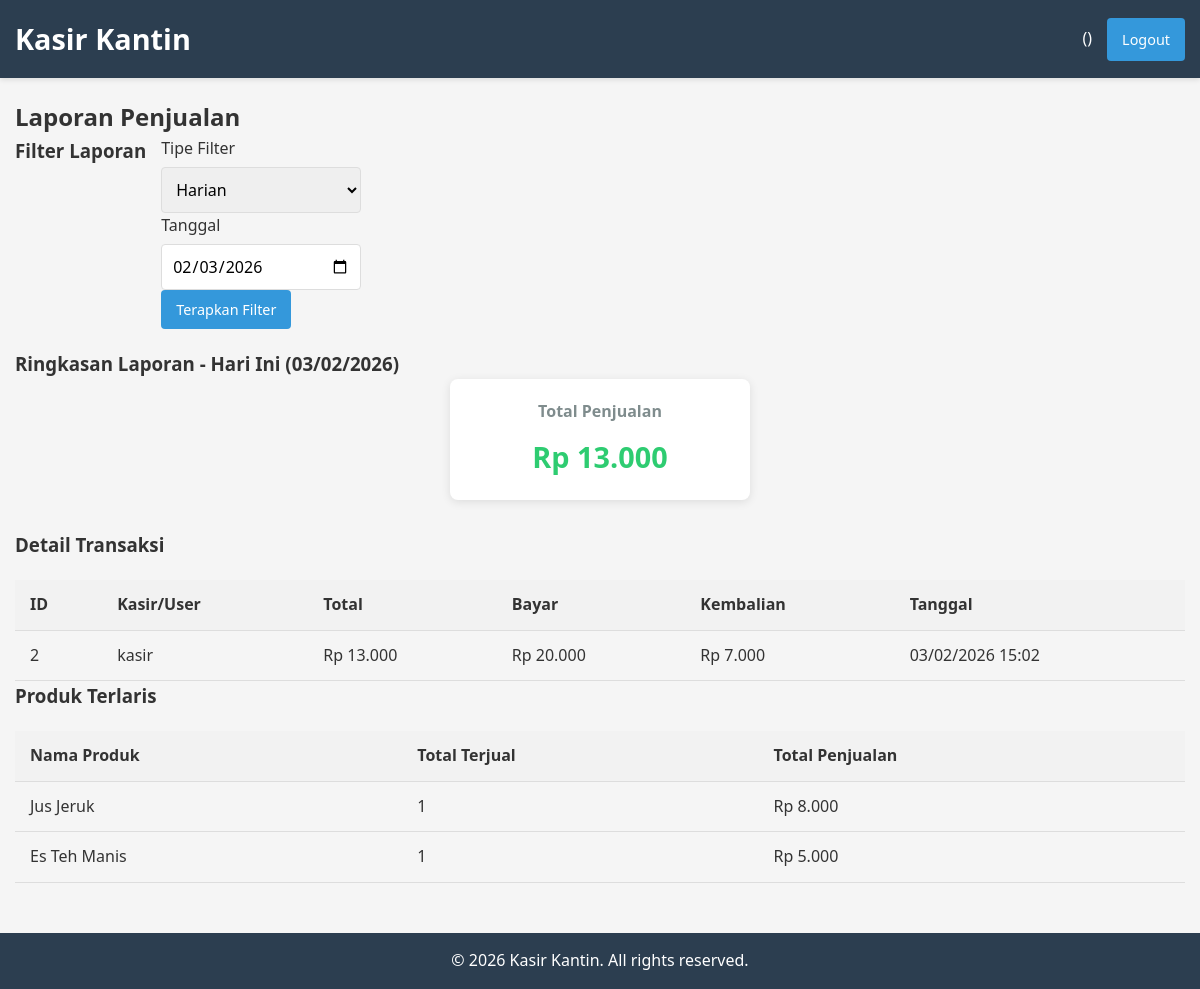
Page /admin/reports.php on the committed database.
### tables this page shows
CREATE TABLE `transactions` (
  `id` int NOT NULL,
  `user_id` int NOT NULL,
  `total_amount` decimal(10,2) NOT NULL,
  `payment_amount` decimal(10,2) NOT NULL,
  `change_amount` decimal(10,2) NOT NULL,
  `transaction_date` timestamp NULL DEFAULT CURRENT_TIMESTAMP
);

CREATE TABLE `users` (
  `id` int NOT NULL,
  `username` varchar(50) NOT NULL,
  `password` varchar(100) NOT NULL,
  `role` enum('admin','kasir','user') NOT NULL,
  `created_at` timestamp NULL DEFAULT CURRENT_TIMESTAMP
);

### includes/functions.php (called while the page is built, shortened)
<?php
function format_rupiah($angka) {
    return "Rp " . number_format($angka, 0, ',', '.');
}
function format_date($date) {
    return date('d/m/Y H:i', strtotime($date));
}
?>

### admin/reports.php (the view, shortened to what this page needs)
<?php
require_once '../includes/header.php';
require_once '../config/database.php';
require_once '../includes/functions.php';
 $filter_type = isset($_GET['filter_type']) ? $_GET['filter_type'] : 'daily';
 $start_date = isset($_GET['start_date']) ? $_GET['start_date'] : date('Y-m-d');
 $end_date = isset($_GET['end_date']) ? $_GET['end_date'] : date('Y-m-d');
 $month = isset($_GET['month']) ? $_GET['month'] : date('Y-m');
 $year = isset($_GET['year']) ? $_GET['year'] : date('Y');
if ($filter_type == 'daily') {
    $date_filter = "DATE(t.transaction_date) = '$start_date'";
    $date_label = "Hari Ini (" . date('d/m/Y', strtotime($start_date)) . ")";
} elseif ($filter_type == 'range') {
    $date_filter = "DATE(t.transaction_date) BETWEEN '$start_date' AND '$end_date'";
    $date_label = date('d/m/Y', strtotime($start_date)) . " - " . date('d/m/Y', strtotime($end_date));
} elseif ($filter_type == 'monthly') {
    $date_filter = "YEAR(t.transaction_date) = YEAR('$month-01') AND MONTH(t.transaction_date) = MONTH('$month-01')";
    $date_label = "Bulan " . date('F Y', strtotime($month . '-01'));
} elseif ($filter_type == 'yearly') {
    $date_filter = "YEAR(t.transaction_date) = $year";
    $date_label = "Tahun $year";
} else {
    $date_filter = "DATE(t.transaction_date) = CURDATE()";
    $date_label = "Hari Ini (" . date('d/m/Y') . ")";
}
 $transactions_query = "SELECT t.*, u.username FROM transactions t JOIN users u ON t.user_id = u.id WHERE $date_filter ORDER BY t.transaction_date DESC";
 $transactions_result = mysqli_query($conn, $transactions_query);
 $total_sales_query = "SELECT SUM(total_amount) as total FROM transactions t WHERE $date_filter";
 $total_sales_result = mysqli_query($conn, $total_sales_query);
 $total_sales = mysqli_fetch_assoc($total_sales_result)['total'] ?? 0;
 $best_selling_query = "SELECT p.name, SUM(td.quantity) as total_quantity, SUM(td.subtotal) as total_sales
                      FROM transaction_details td
                      JOIN products p ON td.product_id = p.id
                      JOIN transactions t ON td.transaction_id = t.id
                      WHERE $date_filter
                      GROUP BY p.id
                      ORDER BY total_quantity DESC
                      LIMIT 10";
 $best_selling_result = mysqli_query($conn, $best_selling_query);
?>
<div class="reports">
    <h2>Laporan Penjualan</h2>
    <div class="filter-container">
        <h3>Filter Laporan</h3>
        <form action="reports.php" method="get" class="filter-form">
            <div class="form-group">
                <label for="filter_type">Tipe Filter</label>
                <select id="filter_type" name="filter_type" onchange="toggleFilterOptions()">
                    <option value="daily" <?php echo $filter_type == 'daily' ? 'selected' : ''; ?>>Harian</option>
                </select>
            </div>
            <div id="daily-filter" class="filter-option" style="<?php echo $filter_type == 'daily' ? 'display: block;' : 'display: none;'; ?>">
                <div class="form-group">
                    <label for="start_date">Tanggal</label>
                    <input type="date" id="start_date" name="start_date" value="<?php echo $start_date; ?>">
                </div>
            </div>
            <button type="submit" class="btn">Terapkan Filter</button>
        </form>
    </div>
    <div class="report-summary">
        <h3>Ringkasan Laporan - <?php echo $date_label; ?></h3>
        <div class="summary-card">
            <h4>Total Penjualan</h4>
            <p class="summary-value"><?php echo format_rupiah($total_sales); ?></p>
        </div>
    </div>
    <div class="transactions-report">
        <h3>Detail Transaksi</h3>
        <table>
            <thead>
                <tr>
                    <th>ID</th>
                    <th>Kasir/User</th>
                    <th>Total</th>
                    <th>Bayar</th>
                    <th>Kembalian</th>
                    <th>Tanggal</th>
                </tr>
            </thead>
            <tbody>
                <?php if (mysqli_num_rows($transactions_result) > 0): ?>
                    <?php while ($transaction = mysqli_fetch_assoc($transactions_result)): ?>
                        <tr>
                            <td><?php echo $transaction['id']; ?></td>
                            <td><?php echo $transaction['username']; ?></td>
                            <td><?php echo format_rupiah($transaction['total_amount']); ?></td>
                            <td><?php echo format_rupiah($transaction['payment_amount']); ?></td>
                            <td><?php echo format_rupiah($transaction['change_amount']); ?></td>
                            <td><?php echo format_date($transaction['transaction_date']); ?></td>
                        </tr>
                    <?php endwhile; ?>
                <?php else: ?>
                    <tr>
                        <td colspan="6">Tidak ada transaksi pada periode ini</td>
                    </tr>
                <?php endif; ?>
            </tbody>
        </table>
    </div>
    <div class="best-selling">
        <h3>Produk Terlaris</h3>
        <table>
            <thead>
                <tr>
                    <th>Nama Produk</th>
                    <th>Total Terjual</th>
                    <th>Total Penjualan</th>
                </tr>
            </thead>
            <tbody>
                <?php if (mysqli_num_rows($best_selling_result) > 0): ?>
                    <?php while ($product = mysqli_fetch_assoc($best_selling_result)): ?>
                        <tr>
                            <td><?php echo $product['name']; ?></td>
                            <td><?php echo $product['total_quantity']; ?></td>
                            <td><?php echo format_rupiah($product['total_sales']); ?></td>
                        </tr>
                    <?php endwhile; ?>
                <?php else: ?>
                    <tr>
                        <td colspan="3">Tidak ada data penjualan produk pada periode ini</td>
                    </tr>
                <?php endif; ?>
            </tbody>
        </table>
    </div>
</div>
<?php require_once '../includes/footer.php'; ?>

### assets/css/style.css (style rules this page uses)
* { margin: 0; padding: 0; box-sizing: border-box; font-family: 'Segoe UI', Tahoma, Geneva, Verdana, sans-serif; }
body { background-color: #f5f5f5; color: #333; line-height: 1.6; }
.btn { display: inline-block; background-color: #3498db; color: white; border: none; padding: 10px 15px; border-radius: 4px; cursor: pointer; text-decoration: none; font-size: 0.9rem; transition: background-color 0.3s; }
.form-group { margin-bottom: 15px; }
.form-group label { display: block; margin-bottom: 5px; font-weight: 500; }
.form-group input, .form-group select, .form-group textarea { width: 100%; padding: 10px; border: 1px solid #ddd; border-radius: 4px; font-size: 1rem; }
table { width: 100%; border-collapse: collapse; margin-top: 20px; }
table th, table td { padding: 12px 15px; text-align: left; border-bottom: 1px solid #ddd; }
table th { background-color: #f2f2f2; font-weight: 600; }
.filter-container { display: flex; gap: 15px; margin-bottom: 20px; flex-wrap: wrap; }
.filter-container .form-group { margin-bottom: 0; flex: 1; min-width: 200px; }
.report-summary { margin-bottom: 30px; }
.summary-card { background-color: white; border-radius: 8px; box-shadow: 0 2px 10px rgba(0,0,0,0.1); padding: 20px; text-align: center; max-width: 300px; margin: 0 auto; }
.summary-card h4 { margin-bottom: 10px; color: #7f8c8d; }
.summary-value { font-size: 1.8rem; font-weight: 600; color: #2ecc71; }

### rows in the picture
transactions: id "2", user.username "kasir", total_amount "Rp 13.000", payment_amount "Rp 20.000", change_amount "Rp 7.000", transaction_date "03/02/2026 15:02"

### other values in the picture
$date_label "Hari Ini (03/02/2026)"
format_rupiah($total_sales) "Rp 13.000"
$product['name'] "Jus Jeruk"
$product['total_quantity'] "1"
format_rupiah($product['total_sales']) "Rp 8.000"
$product['name'] "Es Teh Manis"
format_rupiah($product['total_sales']) "Rp 5.000"
